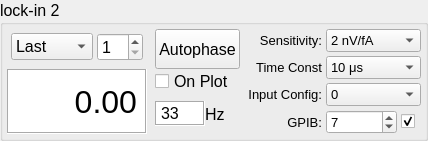
           <widget class="QGroupBox" name="groupBox_7">
            <property name="maximumSize">
             <size>
              <width>16777215</width>
              <height>200</height>
             </size>
            </property>
            <property name="font">
             <font>
              <pointsize>12</pointsize>
             </font>
            </property>
            <property name="title">
             <string>lock-in 2</string>
            </property>
            <layout class="QHBoxLayout" name="horizontalLayout_23">
             <property name="spacing">
              <number>0</number>
             </property>
             <property name="leftMargin">
              <number>0</number>
             </property>
             <property name="topMargin">
              <number>0</number>
             </property>
             <property name="rightMargin">
              <number>0</number>
             </property>
             <property name="bottomMargin">
              <number>0</number>
             </property>
             <item>
              <layout class="QVBoxLayout" name="verticalLayout_2" stretch="0,1">
               <property name="spacing">
                <number>4</number>
               </property>
               <property name="leftMargin">
                <number>4</number>
               </property>
               <property name="topMargin">
                <number>4</number>
               </property>
               <property name="rightMargin">
                <number>4</number>
               </property>
               <property name="bottomMargin">
                <number>4</number>
               </property>
               <item>
                <layout class="QHBoxLayout" name="horizontalLayout_4" stretch="1,0">
                 <property name="spacing">
                  <number>4</number>
                 </property>
                 <property name="leftMargin">
                  <number>4</number>
                 </property>
                 <property name="topMargin">
                  <number>4</number>
                 </property>
                 <property name="rightMargin">
                  <number>4</number>
                 </property>
                 <property name="bottomMargin">
                  <number>4</number>
                 </property>
                 <item>
                  <widget class="QComboBox" name="CB_dispE2">
                   <property name="font">
                    <font>
                     <pointsize>12</pointsize>
                    </font>
                   </property>
                   <item>
                    <property name="text">
                     <string>Last</string>
                    </property>
                   </item>
                   <item>
                    <property name="text">
                     <string>Rolling</string>
                    </property>
                   </item>
                   <item>
                    <property name="text">
                     <string>Plotted</string>
                    </property>
                   </item>
                   <item>
                    <property name="text">
                     <string>TCsafe</string>
                    </property>
                   </item>
                  </widget>
                 </item>
                 <item>
                  <widget class="QSpinBox" name="SP_ras2">
                   <property name="font">
                    <font>
                     <pointsize>12</pointsize>
                    </font>
                   </property>
                   <property name="minimum">
                    <number>1</number>
                   </property>
                   <property name="maximum">
                    <number>10</number>
                   </property>
                  </widget>
                 </item>
                </layout>
               </item>
               <item>
                <widget class="QLabel" name="LE_E2">
                 <property name="font">
                  <font>
                   <pointsize>24</pointsize>
                  </font>
                 </property>
                 <property name="styleSheet">
                  <string notr="true">background-color: rgb(255, 255, 255);</string>
                 </property>
                 <property name="frameShape">
                  <enum>QFrame::Box</enum>
                 </property>
                 <property name="frameShadow">
                  <enum>QFrame::Sunken</enum>
                 </property>
                 <property name="text">
                  <string>0.00</string>
                 </property>
                 <property name="alignment">
                  <set>Qt::AlignRight|Qt::AlignTrailing|Qt::AlignVCenter</set>
                 </property>
                </widget>
               </item>
              </layout>
             </item>
             <item>
              <layout class="QVBoxLayout" name="verticalLayout_4">
               <property name="spacing">
                <number>0</number>
               </property>
               <property name="leftMargin">
                <number>4</number>
               </property>
               <property name="topMargin">
                <number>4</number>
               </property>
               <property name="rightMargin">
                <number>4</number>
               </property>
               <property name="bottomMargin">
                <number>4</number>
               </property>
               <item>
                <widget class="QPushButton" name="PB_autophase2">
                 <property name="minimumSize">
                  <size>
                   <width>0</width>
                   <height>40</height>
                  </size>
                 </property>
                 <property name="font">
                  <font>
                   <pointsize>12</pointsize>
                  </font>
                 </property>
                 <property name="text">
                  <string>Autophase</string>
                 </property>
                </widget>
               </item>
               <item>
                <widget class="QCheckBox" name="CB_onplot2">
                 <property name="font">
                  <font>
                   <pointsize>12</pointsize>
                  </font>
                 </property>
                 <property name="text">
                  <string>On Plot</string>
                 </property>
                </widget>
               </item>
               <item>
                <layout class="QHBoxLayout" name="horizontalLayout_19">
                 <item>
                  <widget class="QLabel" name="LE_freq2">
                   <property name="minimumSize">
                    <size>
                     <width>50</width>
                     <height>20</height>
                    </size>
                   </property>
                   <property name="maximumSize">
                    <size>
                     <width>35</width>
                     <height>25</height>
                    </size>
                   </property>
                   <property name="styleSheet">
                    <string notr="true">background-color: rgb(255, 255, 255);</string>
                   </property>
                   <property name="frameShape">
                    <enum>QFrame::Box</enum>
                   </property>
                   <property name="frameShadow">
                    <enum>QFrame::Sunken</enum>
                   </property>
                   <property name="text">
                    <string>33</string>
                   </property>
                  </widget>
                 </item>
                 <item>
                  <widget class="QLabel" name="label_35">
                   <property name="text">
                    <string>Hz</string>
                   </property>
                  </widget>
                 </item>
                </layout>
               </item>
              </layout>
             </item>
             <item>
              <layout class="QGridLayout" name="gridLayout_9">
               <property name="leftMargin">
                <number>4</number>
               </property>
               <property name="topMargin">
                <number>4</number>
               </property>
               <property name="rightMargin">
                <number>4</number>
               </property>
               <property name="bottomMargin">
                <number>4</number>
               </property>
               <property name="spacing">
                <number>4</number>
               </property>
               <item row="1" column="0">
                <widget class="QLabel" name="label_28">
                 <property name="font">
                  <font>
                   <pointsize>10</pointsize>
                  </font>
                 </property>
                 <property name="text">
                  <string>Time Const</string>
                 </property>
                 <property name="alignment">
                  <set>Qt::AlignRight|Qt::AlignTrailing|Qt::AlignVCenter</set>
                 </property>
                </widget>
               </item>
               <item row="2" column="0">
                <widget class="QLabel" name="label_29">
                 <property name="font">
                  <font>
                   <pointsize>10</pointsize>
                  </font>
                 </property>
                 <property name="text">
                  <string>Input Config:</string>
                 </property>
                 <property name="alignment">
                  <set>Qt::AlignRight|Qt::AlignTrailing|Qt::AlignVCenter</set>
                 </property>
                </widget>
               </item>
               <item row="2" column="1">
                <widget class="QComboBox" name="CB_ic2">
                 <property name="font">
                  <font>
                   <pointsize>10</pointsize>
                  </font>
                 </property>
                 <item>
                  <property name="text">
                   <string>0</string>
                  </property>
                 </item>
                 <item>
                  <property name="text">
                   <string>1</string>
                  </property>
                 </item>
                 <item>
                  <property name="text">
                   <string>2</string>
                  </property>
                 </item>
                 <item>
                  <property name="text">
                   <string>3</string>
                  </property>
                 </item>
                </widget>
               </item>
               <item row="0" column="0">
                <widget class="QLabel" name="label_27">
                 <property name="font">
                  <font>
                   <pointsize>10</pointsize>
                  </font>
                 </property>
                 <property name="text">
                  <string>Sensitivity:</string>
                 </property>
                 <property name="alignment">
                  <set>Qt::AlignRight|Qt::AlignTrailing|Qt::AlignVCenter</set>
                 </property>
                </widget>
               </item>
               <item row="3" column="0">
                <widget class="QLabel" name="label_39">
                 <property name="font">
                  <font>
                   <pointsize>10</pointsize>
                  </font>
                 </property>
                 <property name="text">
                  <string>GPIB:</string>
                 </property>
                 <property name="alignment">
                  <set>Qt::AlignRight|Qt::AlignTrailing|Qt::AlignVCenter</set>
                 </property>
                </widget>
               </item>
               <item row="0" column="1">
                <widget class="QComboBox" name="CB_sens2">
                 <property name="font">
                  <font>
                   <pointsize>10</pointsize>
                  </font>
                 </property>
                 <item>
                  <property name="text">
                   <string>2 nV/fA</string>
                  </property>
                 </item>
                 <item>
                  <property name="text">
                   <string>5 nV/fA</string>
                  </property>
                 </item>
                 <item>
                  <property name="text">
                   <string>10 nV/fA</string>
                  </property>
                 </item>
                 <item>
                  <property name="text">
                   <string>20 nV/fA</string>
                  </property>
                 </item>
                 <item>
                  <property name="text">
                   <string>50 nV/fA</string>
                  </property>
                 </item>
                 <item>
                  <property name="text">
                   <string>100 nV/fA</string>
                  </property>
                 </item>
                 <item>
                  <property name="text">
                   <string>200 nV/fA</string>
                  </property>
                 </item>
                 <item>
                  <property name="text">
                   <string>500 nV/fA</string>
                  </property>
                 </item>
                 <item>
                  <property name="text">
                   <string>1 μV/pA</string>
                  </property>
                 </item>
                 <item>
                  <property name="text">
                   <string>2 μV/pA</string>
                  </property>
                 </item>
                 <item>
                  <property name="text">
                   <string>5 μV/pA</string>
                  </property>
                 </item>
                 <item>
                  <property name="text">
                   <string>10 μV/pA</string>
                  </property>
                 </item>
                 <item>
                  <property name="text">
                   <string>20 μV/pA</string>
                  </property>
                 </item>
                 <item>
                  <property name="text">
                   <string>50 μV/pA</string>
                  </property>
                 </item>
                 <item>
                  <property name="text">
                   <string>100 μV/pA</string>
                  </property>
                 </item>
                 <item>
                  <property name="text">
                   <string>200 μV/pA</string>
                  </property>
                 </item>
                 <item>
                  <property name="text">
                   <string>500 μV/pA</string>
                  </property>
                 </item>
                 <item>
                  <property name="text">
                   <string>1 mV/nA</string>
                  </property>
                 </item>
                 <item>
                  <property name="text">
                   <string>2 mV/nA</string>
                  </property>
                 </item>
                 <item>
                  <property name="text">
                   <string>5 mV/nA</string>
                  </property>
                 </item>
                 <item>
                  <property name="text">
                   <string>10 mV/nA</string>
                  </property>
                 </item>
                 <item>
                  <property name="text">
                   <string>20 mV/nA</string>
                  </property>
                 </item>
                 <item>
                  <property name="text">
                   <string>50 mV/nA</string>
                  </property>
                 </item>
                 <item>
                  <property name="text">
                   <string>100 mV/nA</string>
                  </property>
                 </item>
                 <item>
                  <property name="text">
                   <string>200 mV/nA</string>
                  </property>
                 </item>
                 <item>
                  <property name="text">
                   <string>500 mV/nA</string>
                  </property>
                 </item>
                 <item>
                  <property name="text">
                   <string>1 V/μA</string>
                  </property>
                 </item>
                </widget>
               </item>
               <item row="1" column="1">
                <widget class="QComboBox" name="CB_tc2">
                 <property name="font">
                  <font>
                   <pointsize>10</pointsize>
                  </font>
                 </property>
                 <item>
                  <property name="text">
                   <string>10 μs</string>
                  </property>
                 </item>
                 <item>
                  <property name="text">
                   <string>30 μs</string>
                  </property>
                 </item>
                 <item>
                  <property name="text">
                   <string>100 μs</string>
                  </property>
                 </item>
                 <item>
                  <property name="text">
                   <string>300 μs</string>
                  </property>
                 </item>
                 <item>
                  <property name="text">
                   <string>1 ms</string>
                  </property>
                 </item>
                 <item>
                  <property name="text">
                   <string>3 ms</string>
                  </property>
                 </item>
                 <item>
                  <property name="text">
                   <string>10 ms</string>
                  </property>
                 </item>
                 <item>
                  <property name="text">
                   <string>30 ms</string>
                  </property>
                 </item>
                 <item>
                  <property name="text">
                   <string>100 ms</string>
                  </property>
                 </item>
                 <item>
                  <property name="text">
                   <string>300 ms</string>
                  </property>
                 </item>
                 <item>
                  <property name="text">
                   <string>1 s</string>
                  </property>
                 </item>
                 <item>
                  <property name="text">
                   <string>3 s</string>
                  </property>
                 </item>
                 <item>
                  <property name="text">
                   <string>10 s</string>
                  </property>
                 </item>
                 <item>
                  <property name="text">
                   <string>30 s</string>
                  </property>
                 </item>
                </widget>
               </item>
               <item row="3" column="1">
                <layout class="QHBoxLayout" name="horizontalLayout_29">
                 <item>
                  <widget class="QSpinBox" name="SP_address2">
                   <property name="font">
                    <font>
                     <pointsize>10</pointsize>
                    </font>
                   </property>
                   <property name="maximum">
                    <number>10</number>
                   </property>
                   <property name="value">
                    <number>7</number>
                   </property>
                  </widget>
                 </item>
                 <item>
                  <widget class="QCheckBox" name="CB_connect2">
                   <property name="maximumSize">
                    <size>
                     <width>20</width>
                     <height>16777215</height>
                    </size>
                   </property>
                   <property name="text">
                    <string/>
                   </property>
                   <property name="checked">
                    <bool>true</bool>
                   </property>
                  </widget>
                 </item>
                </layout>
               </item>
              </layout>
             </item>
            </layout>
           </widget>
